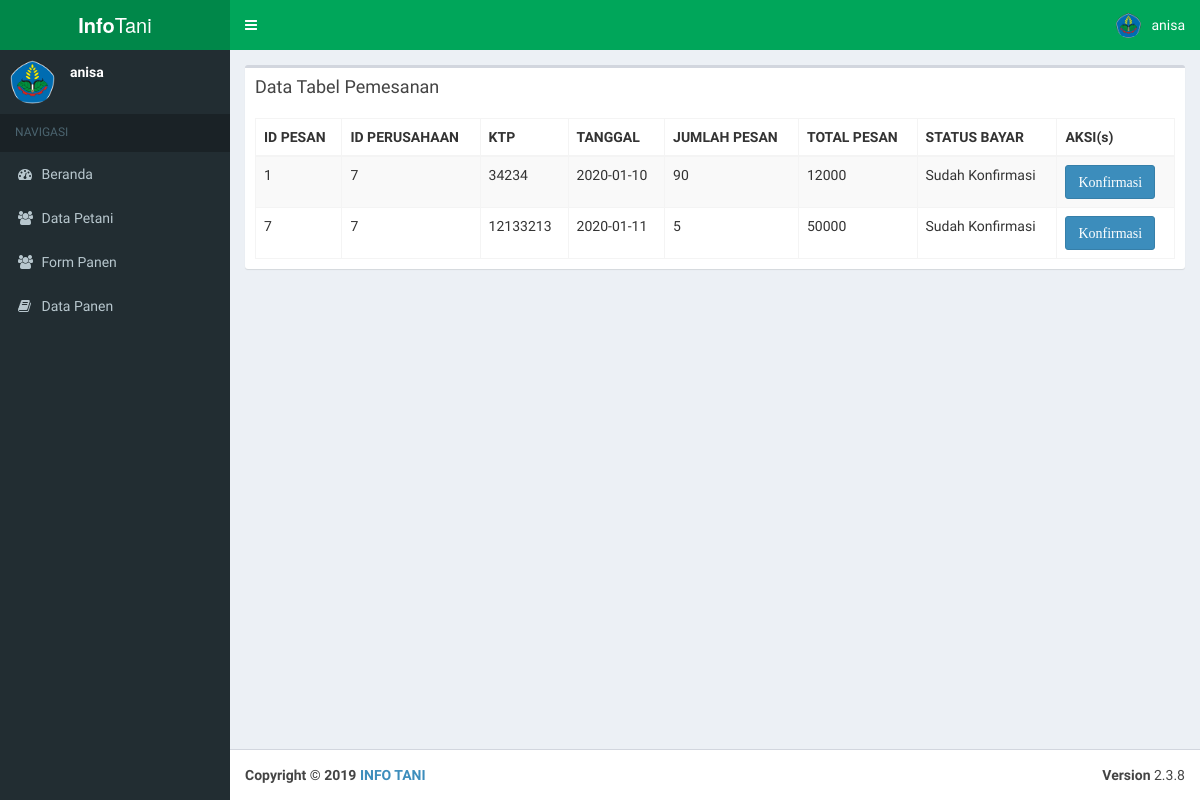
/Pages/User/riwayat.php (signed in), run on an earlier commit of the app's database.
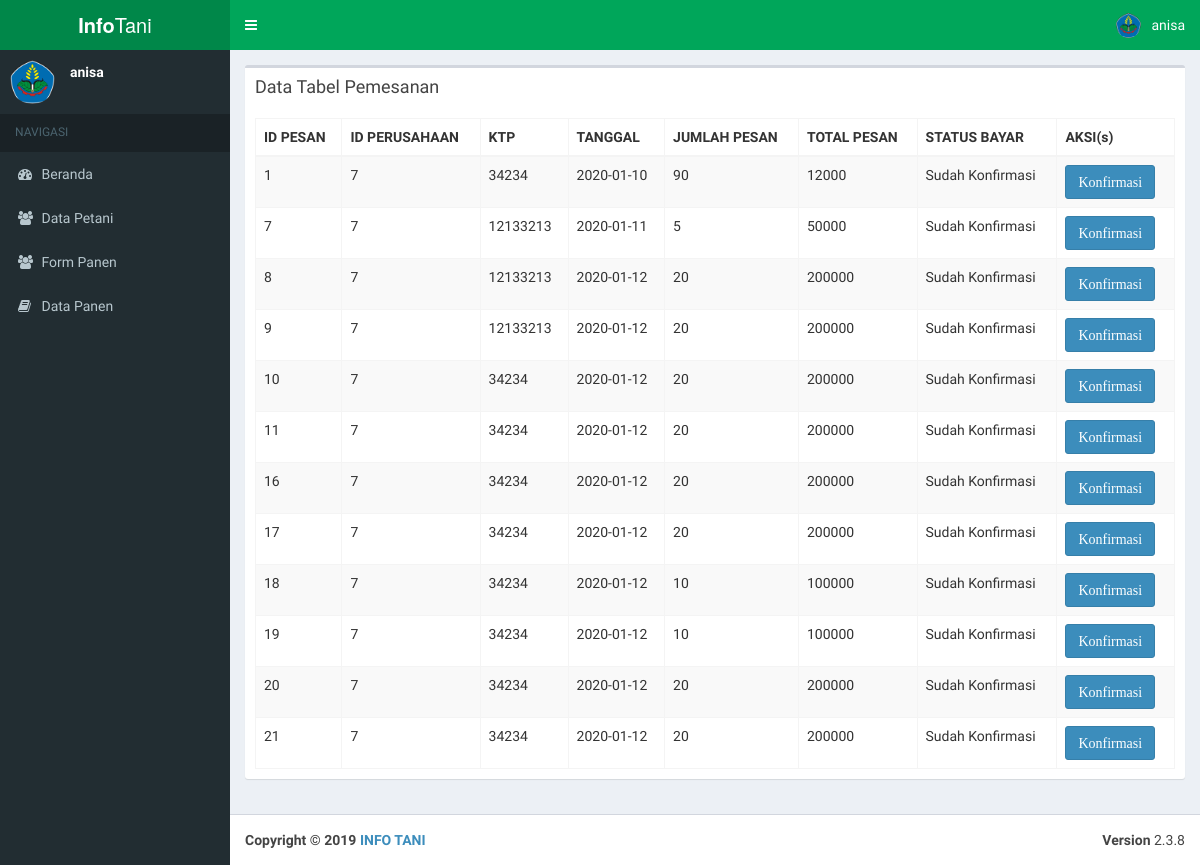
And on a later commit of the database.
### tables this page shows
CREATE TABLE `user` (
  `ID_USER` int(11) NOT NULL,
  `ID_LEVEL` int(11) DEFAULT NULL,
  `USERNAME` varchar(20) DEFAULT NULL,
  `PASSWORD` varchar(255) DEFAULT NULL,
  `FOTO_USER` varchar(18) DEFAULT NULL
);

CREATE TABLE `pemesanan` (
  `ID_PESAN` int(11) NOT NULL,
  `ID_PERUSAHAAN` int(11) NOT NULL,
  `KTP` varchar(16) NOT NULL,
  `TANGGAL` date NOT NULL,
  `JUMLAH_PESAN` int(11) NOT NULL,
  `TOTAL_BIAYA` bigint(20) NOT NULL,
  `ID_PESAN_STATUS` int(11) NOT NULL,
  `ID_PANEN` int(11) NOT NULL
);

CREATE TABLE `pesan` (
  `ID_PESAN_STATUS` int(11) NOT NULL,
  `STATUS_PESAN` varchar(17) NOT NULL
);

### controller/session.php (called while the page is built, shortened)
<?php
include "./koneksi.php";
$user_check=$_SESSION['USERNAME'];
$sql = "select * from user where USERNAME='$user_check'" ;
$ses_sql=mysqli_query($koneksi,$sql);
$row = mysqli_fetch_assoc($ses_sql);
$gambar = $row['FOTO_USER'];
?>

### Pages/User/riwayat.php (the view, shortened to what this page needs)
<!DOCTYPE html>
<html>
<?php
        include_once "../_partials/head.php";
?>
<body class="hold-transition skin-green sidebar-mini">
<div class="wrapper">
    <?php
            include_once "../_partials/headeruser.php";
    ?>
  <aside class="main-sidebar">
    <?php
        include_once "../_partials/sidebaruser.php";
    ?>
  </aside>
  <div class="content-wrapper">
    <section class="content">
      <div class="row">
        <div class="col-xs-12">
          <div class="box">
            <div class="box-header">
              <h3 class="box-title">Data Tabel Pemesanan</h3>
            </div>
            <div class="box-body table-responsive">
              <table id="example1" class="table table-bordered table-striped">
                <thead class="thead-dark">
                <tr>
                  <th>ID PESAN</th>
                  <TH>ID PERUSAHAAN</TH>
                  <TH>KTP</TH>
                  <th>TANGGAL</th>
                  <th>JUMLAH PESAN</th>
                  <th>TOTAL PESAN</th>
                  <th>STATUS BAYAR</th>
                  <th>AKSI(s)</th>
                </tr>
                </thead>
                <tbody>
                    <?php
                    require_once "../../controller/admin/koneksi.php";
                    $query = mysqli_query($koneksi, "SELECT ID_PESAN, ID_PERUSAHAAN, KTP, TANGGAL, JUMLAH_PESAN, TOTAL_BIAYA, STATUS_PESAN FROM Pemesanan, PESAN where PESAN.ID_PESAN_STATUS=Pemesanan.ID_PESAN_STATUS");
                    while($data = mysqli_fetch_array($query)) {
                    ?>
                    <tr>
                        <td><?php echo $data ['ID_PESAN'];?></td>
                        <td><?php echo $data ['ID_PERUSAHAAN'];?></td>
                        <td><?php echo $data ['KTP'];?></td>
                        <td><?php echo $data ['TANGGAL'];?></td>
                        <td><?php echo $data ['JUMLAH_PESAN'];?></td>
                        <td><?php echo $data ['TOTAL_BIAYA'];?></td>
                        <td><?php echo $data ['STATUS_PESAN'];?></td>
                        <td>
                        <?php if($data ['STATUS_PESAN']=='Belum Konfirmasi'){?>
                          <a href="#konfir<?php echo $data['ID_PESAN'];?>" data-toggle="modal" class="btn btn-danger"><span class="fa">Konfirmasi</a>
                        <div class="modal fade" id="konfir<?php echo $data['ID_PESAN']; ?>" tabindex="-1" role="dialog" aria-labelledby="myModalLabel" aria-hidden="true">
                            <form action="./konfirmasi.php" method="post">
                                <div class="modal-dialog">
                                    <div class="modal-content">
                                        <div class="modal-header">
                                            <button type="button" class="close" data-dismiss="modal" aria-hidden="true">&times;</button>
                                            <center><h4 class="modal-title" id="myModalLabel">Kembali</h4></center>
                                        </div>
                                        <?php
                                            require_once "../../controller/pengusaha/koneksi.php";
                                          $konfir=mysqli_query($koneksi, "select * from Pemesanan where ID_PESAN='".$data['ID_PESAN']."'");
                                          $drow=mysqli_fetch_array($konfir);
                                        ?>
                                        <div class="modal-footer">
                                            <input type="hidden" name="id" value="<?php echo $drow['ID_PESAN']; ?>">
                                            <h5><center>Apakah yakin ingin mengkonfirmasi pemesanan <strong><?php echo $drow['ID_PESAN']; ?></strong> ?</center></h5>
                                            <button type="button" class="btn btn-default" data-dismiss="modal"><span class="glyphicon glyphicon-remove"></span> Batal</button>
                                            <button type="submit" class="btn btn-danger" name="batal"><span class="fa fa-trash"></span> Hapus Pemesanan</button>
                                            <button type="submit" class="btn btn-success" name="konfirmasi"><span class="fa fa-pencil"></span> Konfirmasi</button>
                                        </div>
                                    </div>
                                </div>
                            </form>
                        </div><?php } else {?>
                          <a href="#konfir<?php echo $data['ID_PESAN'];?>" data-toggle="modal" class="btn btn-primary"><span class="fa" readonly>Konfirmasi</a>
                        </td>
                        </tr>
                    <?php
                    }} ?>
                </tbody>
              </table>
            </div>
          </div>
        </div>
      </div>
    </section>
  </div>
  <?php
        include_once "../_partials/footer.php";
  ?>
</div>
</body>
</html>

### Pages/_partials/head.php (shortened to what this page needs)
<head>
  <link rel="stylesheet" href="../../bootstrap/css/bootstrap.min.css">
  <link rel="stylesheet" href="https://cdnjs.cloudflare.com/ajax/libs/font-awesome/4.5.0/css/font-awesome.min.css">
  <link rel="stylesheet" href="https://cdnjs.cloudflare.com/ajax/libs/ionicons/2.0.1/css/ionicons.min.css">
  <link rel="stylesheet" href="../../plugins/datatables/dataTables.bootstrap.css">
  <link rel="stylesheet" href="../../dist/css/AdminLTE.min.css">
  <link rel="stylesheet" href="../../dist/css/skins/_all-skins.min.css">
  <link rel="stylesheet" href="../../plugins/iCheck/flat/blue.css">
  <link rel="stylesheet" href="../../plugins/morris/morris.css">
  <link rel="stylesheet" href="../../plugins/jvectormap/jquery-jvectormap-1.2.2.css">
  <link rel="stylesheet" href="../../plugins/datepicker/datepicker3.css">
  <link rel="stylesheet" href="../../plugins/daterangepicker/daterangepicker.css">
  <link rel="stylesheet" href="../../plugins/bootstrap-wysihtml5/bootstrap3-wysihtml5.min.css">
</head>

### Pages/_partials/headeruser.php (shortened to what this page needs)
<?php
    require_once "../../controller/koneksi.php";
    include "../../controller/session.php";
      ?>
<header class="main-header">
  <a href="../frontend/index.php" class="logo">
    <span class="logo-lg"><b>Info</b>Tani</span>
  </a>
  <nav class="navbar navbar-static-top">
    <a href="#" class="sidebar-toggle" data-toggle="offcanvas" role="button">
    </a>
    <div class="navbar-custom-menu">
      <ul class="nav navbar-nav">
        <li class="dropdown user user-menu">
          <a href="#" class="dropdown-toggle" data-toggle="dropdown">
            <img src="../../img/user/<?php echo $gambar;?>" class="user-image" alt="User Image">
            <span class="hidden-xs"><?php echo $_SESSION['USERNAME'] ?></span>
          </a>
        </li>
      </ul>
    </div>
  </nav>
</header>

### Pages/_partials/sidebaruser.php (shortened to what this page needs)
<section class="sidebar">
  <div class="user-panel">
    <div class="pull-left image">
      <img src="../../img/user/<?php echo $gambar;?>" class="img-circle" alt="User Image">
    </div>
    <div class="pull-left info">
      <p><?php echo $_SESSION['USERNAME'] ?></p>
    </div>
  </div>
  <ul class="sidebar-menu">
    <li class="header">NAVIGASI</li>
    <li class="treeview">
      <a href="./index.php">
        <i class="fa fa-dashboard"></i> <span>Beranda</span>
      </a>
    </li>
    <li class="treeview">
      <a href="./viewpetani.php">
        <i class="fa fa-users"></i> <span>Data Petani</span>
      </a>
    </li>
    <li class="treeview">
      <a href="./tambahpanen.php">
        <i class="fa fa-users"></i> <span>Form Panen</span>
      </a>
    </li>
    <li><a href="../user/laporan_panen.php"><i class="fa fa-book"></i> <span>Data Panen </span></a></li>
  </ul>
  </section>

### Pages/_partials/footer.php
<footer class="main-footer">
  <div class="pull-right hidden-xs">
    <b>Version</b> 2.3.8
  </div>
  <strong>Copyright &copy; 2019 <a href="">INFO TANI</a></strong>
</footer>

What changed in the data, as far as the page shows it:
added pemesanan: ID_PESAN "8", ID_PERUSAHAAN "7", KTP "12133213", TANGGAL "2020-01-12", JUMLAH_PESAN "20", TOTAL_BIAYA "200000", ID_PESAN_STATUS.STATUS_PESAN "Sudah Konfirmasi"
added pemesanan: ID_PESAN "9", ID_PERUSAHAAN "7", KTP "12133213", TANGGAL "2020-01-12", JUMLAH_PESAN "20", TOTAL_BIAYA "200000", ID_PESAN_STATUS.STATUS_PESAN "Sudah Konfirmasi"
added pemesanan: ID_PESAN "10", ID_PERUSAHAAN "7", KTP "34234", TANGGAL "2020-01-12", JUMLAH_PESAN "20", TOTAL_BIAYA "200000", ID_PESAN_STATUS.STATUS_PESAN "Sudah Konfirmasi"
added pemesanan: ID_PESAN "11", ID_PERUSAHAAN "7", KTP "34234", TANGGAL "2020-01-12", JUMLAH_PESAN "20", TOTAL_BIAYA "200000", ID_PESAN_STATUS.STATUS_PESAN "Sudah Konfirmasi"
added pemesanan: ID_PESAN "16", ID_PERUSAHAAN "7", KTP "34234", TANGGAL "2020-01-12", JUMLAH_PESAN "20", TOTAL_BIAYA "200000", ID_PESAN_STATUS.STATUS_PESAN "Sudah Konfirmasi"
added pemesanan: ID_PESAN "17", ID_PERUSAHAAN "7", KTP "34234", TANGGAL "2020-01-12", JUMLAH_PESAN "20", TOTAL_BIAYA "200000", ID_PESAN_STATUS.STATUS_PESAN "Sudah Konfirmasi"
added pemesanan: ID_PESAN "18", ID_PERUSAHAAN "7", KTP "34234", TANGGAL "2020-01-12", JUMLAH_PESAN "10", TOTAL_BIAYA "100000", ID_PESAN_STATUS.STATUS_PESAN "Sudah Konfirmasi"
added pemesanan: ID_PESAN "19", ID_PERUSAHAAN "7", KTP "34234", TANGGAL "2020-01-12", JUMLAH_PESAN "10", TOTAL_BIAYA "100000", ID_PESAN_STATUS.STATUS_PESAN "Sudah Konfirmasi"
added pemesanan: ID_PESAN "20", ID_PERUSAHAAN "7", KTP "34234", TANGGAL "2020-01-12", JUMLAH_PESAN "20", TOTAL_BIAYA "200000", ID_PESAN_STATUS.STATUS_PESAN "Sudah Konfirmasi"
added pemesanan: ID_PESAN "21", ID_PERUSAHAAN "7", KTP "34234", TANGGAL "2020-01-12", JUMLAH_PESAN "20", TOTAL_BIAYA "200000", ID_PESAN_STATUS.STATUS_PESAN "Sudah Konfirmasi"
